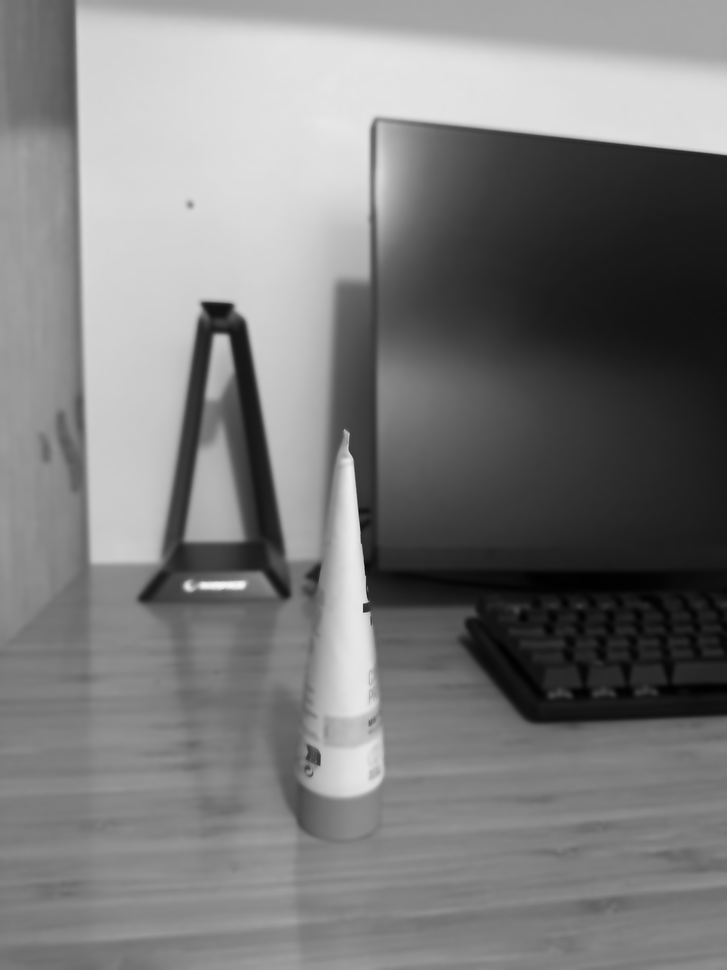
#> input picture Demo/denoised_images/1_denoised.png, 727 x 970 px, shrunk from 1536 x 2048 before the run; its folder holds only this picture in this run
$ python 03_segmentation_otsu_thrs.py
#> lines starting #> are read from the running program, lines starting #| are printed output that depends on the picture; after the words box and inside, x2 and y2 are one past the last pixel; in counts of white or black regions, pixels touching at a corner belong together
import cv2
import numpy as np
import matplotlib.pyplot as plt
import os

# Define photo numbers for batch processing
photo_numbers = [1, 2, 3, 4, 5, 6]

for num in photo_numbers:
    # INPUT: Read denoised images from the preprocessing stage
    input_path = f"denoised_images/{num}_denoised.png"

    if not os.path.exists(input_path):
        print(f"Error: {input_path} not found! Please run preprocessing first.")
        continue

    # Read the image in grayscale mode
    denoised = cv2.imread(input_path, 0)
#> denoised is the input picture: shape (970, 727); min 1, max 247, mean 123.7

    # 1. IMAGE SEGMENTATION (Otsu's Thresholding)
    # Automatically calculates the optimal threshold value by analyzing the image histogram
    # We use cv2.THRESH_BINARY + cv2.THRESH_OTSU to perform global thresholding
    ret, thresh = cv2.threshold(denoised, 0, 255, cv2.THRESH_BINARY + cv2.THRESH_OTSU)
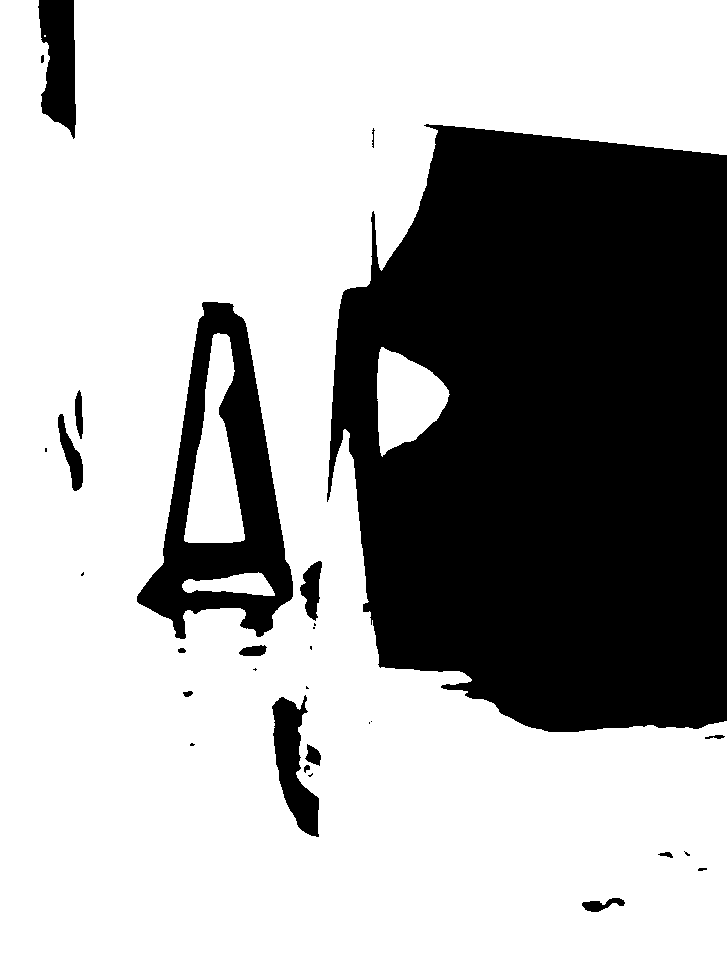
#> thresh: shape (970, 727); 67.3% white; 30 black regions (12 under 20 px), largest, box (x1, y1, x2, y2) and area: (327, 124, 727, 732) 199635, (137, 302, 293, 639) 20854, (38, 0, 76, 139) 3880
#> ret = 104

    # 2. MORPHOLOGICAL OPERATIONS (Post-processing)
    # Define a 5x5 kernel for refining the binary mask
    kernel = np.ones((5,5), np.uint8)

    # Closing: Fills gaps and holes inside the product caused by text or reflections
    morph = cv2.morphologyEx(thresh, cv2.MORPH_CLOSE, kernel)
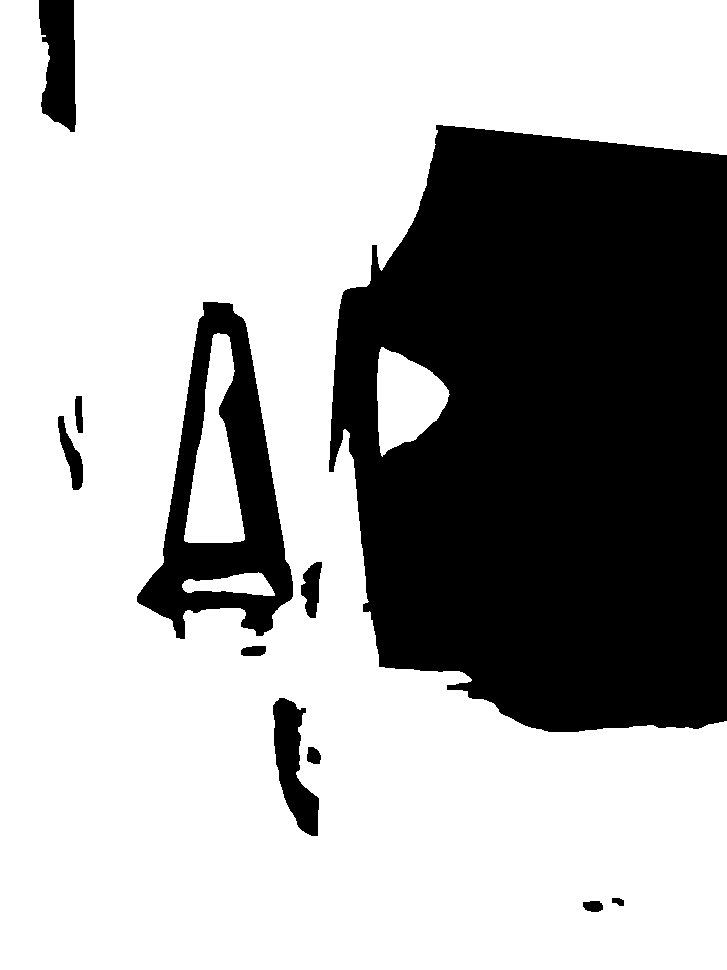
#> morph: shape (970, 727); 67.4% white; 11 black regions, largest, box (x1, y1, x2, y2) and area: (329, 125, 727, 732) 199340, (137, 302, 293, 639) 20830, (39, 0, 76, 132) 3845

    # Opening: Removes small background noise and light artifacts
    final_mask = cv2.morphologyEx(morph, cv2.MORPH_OPEN, kernel)
#> final_mask: shape (970, 727); 67.4% white; 11 black regions, largest, box (x1, y1, x2, y2) and area: (329, 125, 727, 732) 199388, (137, 302, 293, 639) 20859, (39, 0, 76, 132) 3864

    # 3. PHYSICAL SAVING
    # Save the resulting Otsu mask for the quantitative performance comparison
    save_name = f"{num}_algo_result_otsu.png"
    cv2.imwrite(save_name, final_mask)
    print(f"Success: {save_name} saved. Optimal Threshold Found: {ret}")
#| Success: 1_algo_result_otsu.png saved. Optimal Threshold Found: 104.0

    # 4. VISUALIZATION (Comparison Plots)
    plt.figure(figsize=(15, 5))

    # Display the Denoised Input
    plt.subplot(1, 3, 1)
    plt.title(f'Input {num} (Denoised)')
    plt.imshow(denoised, cmap='gray')
    plt.axis('off')

    # Display Raw Otsu Thresholding Result (with the calculated threshold value)
    plt.subplot(1, 3, 2)
    plt.title(f'Otsu (Threshold: {int(ret)})')
    plt.imshow(thresh, cmap='gray')
    plt.axis('off')

    # Display Final Refined Mask after Morphological Cleaning
    plt.subplot(1, 3, 3)
    plt.title('Morphological Cleaning')
    plt.imshow(final_mask, cmap='gray')
    plt.axis('off')

    plt.show()
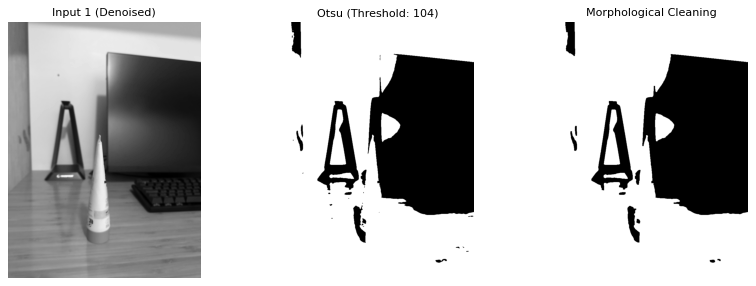
#> figure drawn by matplotlib, 3 panels
